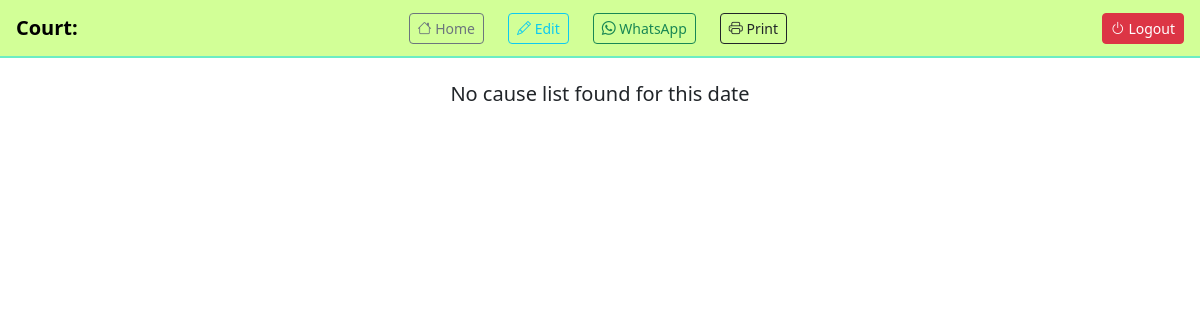
/view.php?cause_date=2026-03-25 (signed in), run on an earlier commit of the app's database.
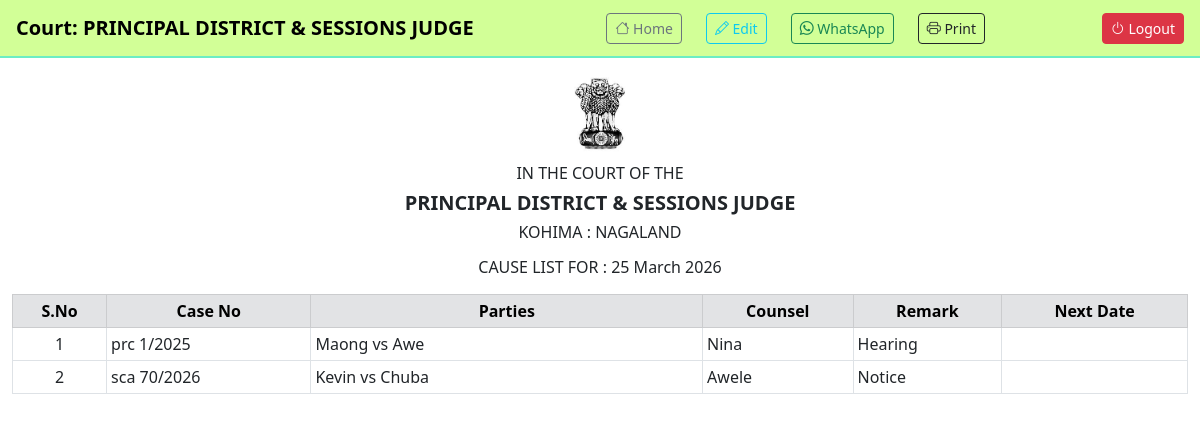
And on a later commit of the database.
### tables this page shows
CREATE TABLE `causelist_db` (
  `id` int(11) NOT NULL,
  `cause_date` date NOT NULL,
  `case_no` varchar(128) NOT NULL,
  `parties` text NOT NULL,
  `counsel` varchar(128) NOT NULL,
  `remark` varchar(128) NOT NULL,
  `next_date` date DEFAULT NULL,
  `court_name` varchar(50) NOT NULL
);

### view.php (the view, shortened to what this page needs)
<?php
$court_name = $_SESSION['court_name'] ?? '';
?>
<?php require 'config/db.php'; ?>
<?php
$date = $_GET['cause_date'] ?? '';
$sql = "SELECT * FROM `causelist_db` WHERE cause_date = ? AND court_name = ?";
$stmt = mysqli_prepare($conn, $sql);
mysqli_stmt_bind_param($stmt, "ss", $date, $court_name);
mysqli_stmt_execute($stmt);
$result = mysqli_stmt_get_result($stmt);
$rows = mysqli_fetch_all($result, MYSQLI_ASSOC);
?>
<?php require "includes/header.php"; ?>
<?php
$date = $_GET['cause_date'] ?? '';
$date = htmlspecialchars($date);
$court_name = $court_name ?? 'COURT';
$message = "District Court Kohima \n";
$message .= "🟡 " . strtoupper($court_name) . " \n";
$message .= "✅ CAUSE LIST LINK FOR " . date("d F Y", strtotime($date)) . "\n\n";
$message .= "http://192.168.0.127/causelist/view.php?cause_date=" . $date;
?>
<nav class="navbar no-print px-3 mb-3" style="background: #ccff89e0; border-bottom: 2px solid #6bedc4;">
    <span class="navbar-brand fw-bold">Court: <?= htmlspecialchars($court_name); ?></span>
    <div class="d-flex flex-wrap gap-4 justify-content-center">
        <a href="welcome.php" class="btn btn-outline-secondary btn-sm"><i class="bi bi-house"></i> Home</a>
        <a href="edit.php?cause_date=<?= htmlspecialchars($date); ?>" class="btn btn-outline-info btn-sm"><i class="bi bi-pencil"></i> Edit</a>
        <a target="_blank" href="https://api.whatsapp.com/send?text=<?= urlencode($message); ?>" class="btn btn-outline-success btn-sm"><i class="bi bi-whatsapp"></i> WhatsApp</a>
        <button onclick="window.print()" class="btn btn-outline-dark btn-sm"><i class="bi bi-printer"></i> Print</button>
    </div>
    <a href="logout.php" class="btn btn-danger btn-sm"><i class="bi bi-power"></i> Logout</a>
</nav>
<?php if (empty($rows)): ?>
    <div class="text-center mt-4">
        <h5>No cause list found for this date</h5>
    </div>
<?php else: ?>
    <div class="container-fluid mt-3">
        <div class="text-center mt-3">
            <img src="image/gov.jpg" alt="Govt Logo" style="max-height: 90px;">
        </div>
        <div class="text-center mb-3">
            <h6>IN THE COURT OF THE</h6>
            <h5 class="fw-bold"><?= strtoupper(htmlspecialchars($court_name)); ?></h5>
            <h6>KOHIMA : NAGALAND</h6>
        </div>
        <h6 class="text-center mb-3">
            CAUSE LIST FOR :
            <?= date("d F Y", strtotime($date)); ?>
        </h6>
        <div class="table-responsive">
            <table class="table table-bordered table-sm">
                <thead class="table-secondary">
                    <tr>
                        <th class="text-center">S.No</th>
                        <th class="text-center">Case No</th>
                        <th class="text-center col-4">Parties</th>
                        <th class="text-center">Counsel</th>
                        <th class="text-center">Remark</th>
                        <th class="text-center">Next Date</th>
                    </tr>
                </thead>
                <tbody>
                    <?php $i = 1; ?>
                    <?php foreach ($rows as $row): ?>
                        <tr>
                            <td class="text-center"><?= $i++; ?></td>
                            <td><?= htmlspecialchars($row['case_no']); ?></td>
                            <td class="text-break"><?= htmlspecialchars($row['parties']); ?></td>
                            <td><?= htmlspecialchars($row['counsel']); ?></td>
                            <td><?= htmlspecialchars($row['remark']); ?></td>
                            <td>
                            </td>
                        </tr>
                    <?php endforeach; ?>
                </tbody>
            </table>
        </div>
    </div>
<?php endif; ?>
<?php require "includes/footer.php"; ?>

### includes/header.php (shortened to what this page needs)
<!DOCTYPE html>
<html>
<head>
    <link href="https://cdn.jsdelivr.net/npm/bootstrap@5.3.0/dist/css/bootstrap.min.css" rel="stylesheet">
    <link href="https://cdn.jsdelivr.net/npm/bootstrap-icons@1.11.3/font/bootstrap-icons.css" rel="stylesheet">
    <link rel="stylesheet" href="includes/style.css">
</head>
<body>

### includes/footer.php
</body>
</html>

What changed in the data, as far as the page shows it:
added causelist_db: case_no "prc 1/2025", parties "Maong vs Awe", counsel "Nina", remark "Hearing"
added causelist_db: case_no "sca 70/2026", parties "Kevin vs Chuba", counsel "Awele", remark "Notice"
Also different on the page:
$court_name: (not shown) → "PRINCIPAL DISTRICT & SESSIONS JUDGE"
date("d F Y", strtotime($date)): (not shown) → "25 March 2026"
text no longer shown: "No cause list found for this date"
text now shown: "IN THE COURT OF THE KOHIMA : NAGALAND CAUSE LIST FOR : S.No Case No Parties Counsel Remark Next Date"
